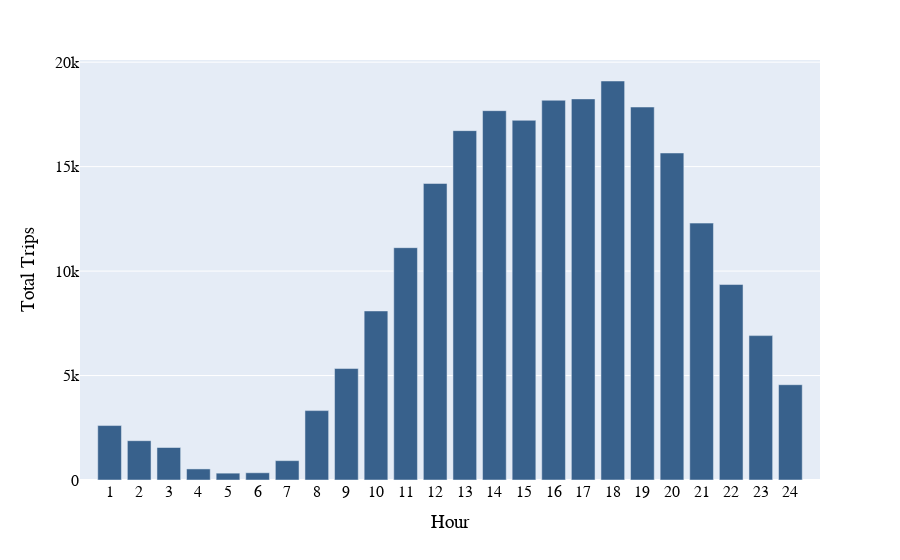

The code cell stored with this chart in its notebook:
### Code cell
hours_color = [color_2021]*24

fig4 = px.bar(
    trips_2021, #dataframe
    x=[list(range(1,25))], # x
    y=trips_2021.groupby(['Checkout_Hour']).size(),#y
    labels={"value": "Hour", "y": "Total Trips"}, 
    color=hours_color,
    color_discrete_map="identity",
    orientation="v"  
)
  
fig4.update_layout(
    xaxis_range=[0,25],
    # yaxis_range=[0,237000],
    xaxis = dict(
        tickmode = 'array',
        tickvals = [1,2,3,4,5,6,7,8,9,10,11,12,13,14,15,16,17,18,19,20,21,22,23,24],
    ),
    #yaxis = dict(
    #    tickmode = 'array',
    #    tickvals = [0,75000,150000,225000],
    #),
    showlegend=False,
    title_font_family="Arial",
    title_font_color="black",
    title_font_size = 25,
    font=dict(
        family="Arial",
        size=16,
        color="Black"
    ), 
    #legend_title_font_color="green"
)
fig4

### Figure 1 — Plotly figure (JSON) as saved in the notebook; plotly's stock layout.template omitted (floating-point values rounded to 4 significant figures)
{"data": [{"alignmentgroup": "True", "hovertemplate": "Hour=%{x}<br>Total Trips=%{y}<extra></extra>", "legendgroup": "", "marker": {"color": "#38618c", "pattern": {"shape": ""}}, "name": "", "offsetgroup": "", "orientation": "v", "showlegend": false, "textposition": "auto", "type": "bar", "x": [1, 2, 3, 4, 5, 6, 7, 8, 9, 10, 11, 12, 13, 14, 15, 16, 17, 18, 19, 20, 21, 22, 23, 24], "xaxis": "x", "y": [2606, 1881, 1555, 530, 328, 346, 926, 3322, 5335, 8091, 11120, 14194, 16722, 17678, 17217, 18176, 18242, 19098, 17852, 15652, 12296, 9356, 6911, 4561], "yaxis": "y"}], "layout": {"barmode": "relative", "font": {"color": "Black", "family": "Arial", "size": 16}, "legend": {"tracegroupgap": 0}, "margin": {"t": 60}, "showlegend": false, "title": {"font": {"color": "black", "family": "Arial", "size": 25}}, "xaxis": {"anchor": "y", "domain": [0, 1], "range": [0, 25], "tickmode": "array", "tickvals": [1, 2, 3, 4, 5, 6, 7, 8, 9, 10, 11, 12, 13, 14, 15, 16, 17, 18, 19, 20, 21, 22, 23, 24], "title": {"text": "Hour"}}, "yaxis": {"anchor": "x", "domain": [0, 1], "title": {"text": "Total Trips"}}}}
